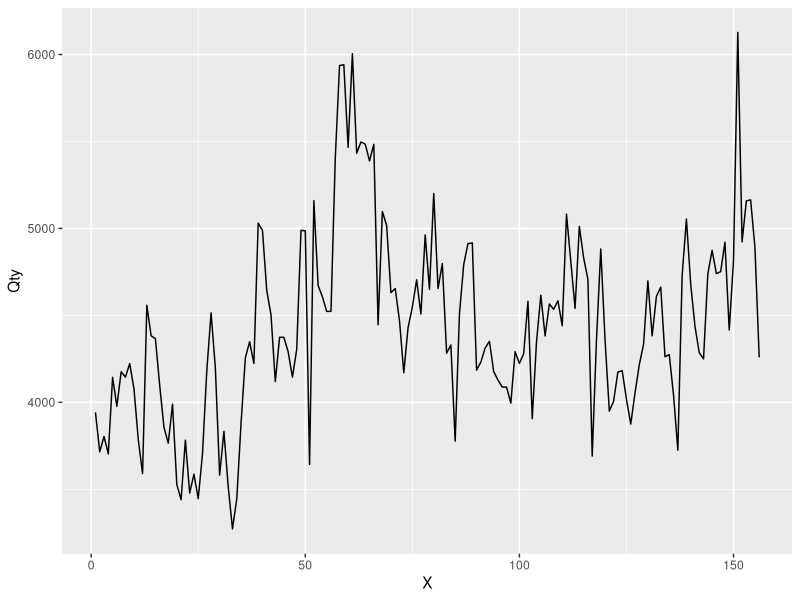
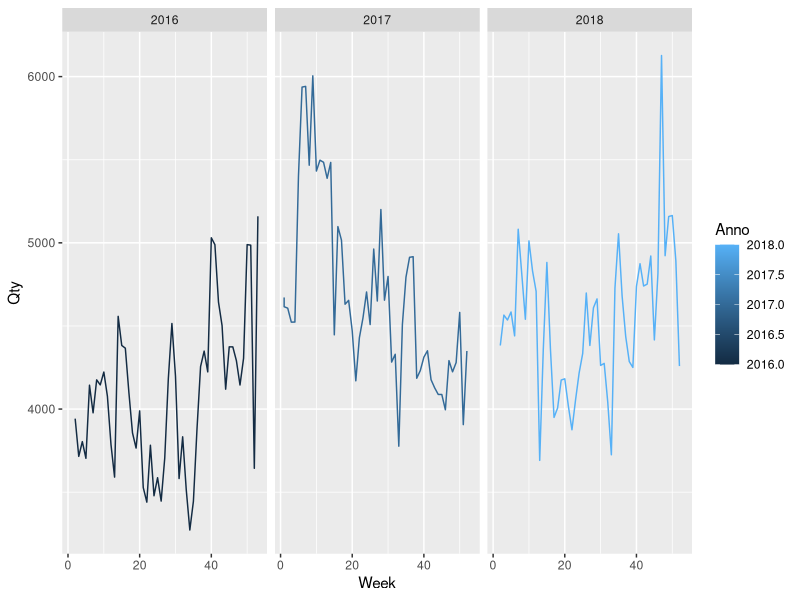

The R script that drew these images, in order:
## ---- chunk 1
library(dplyr)
library(ggplot2)
## ---- chunk 2
tv_radio_report <- read.csv("tv_radio_report.csv")

tv_radio_report <- tv_radio_report %>%
  filter(!is.na(Week))

## ---- chunk 3
tv_radio_report %>%
  summarise(vendite = sum(Qty),
            GRP = sum(Tv_30))
## ---- chunk 4
tv_radio_report %>%
  group_by(Anno) %>%
  summarise(vendite = sum(Qty),
            GRP = sum(Tv_30))
## ---- chunk 5
qplot(x = X, y = Qty, data = tv_radio_report,
      geom = "line") 
## ---- chunk 6
qplot(x = Week, y = Qty, data = tv_radio_report,
      facets = . ~ Anno, colour = Anno, 
      geom = "line")
